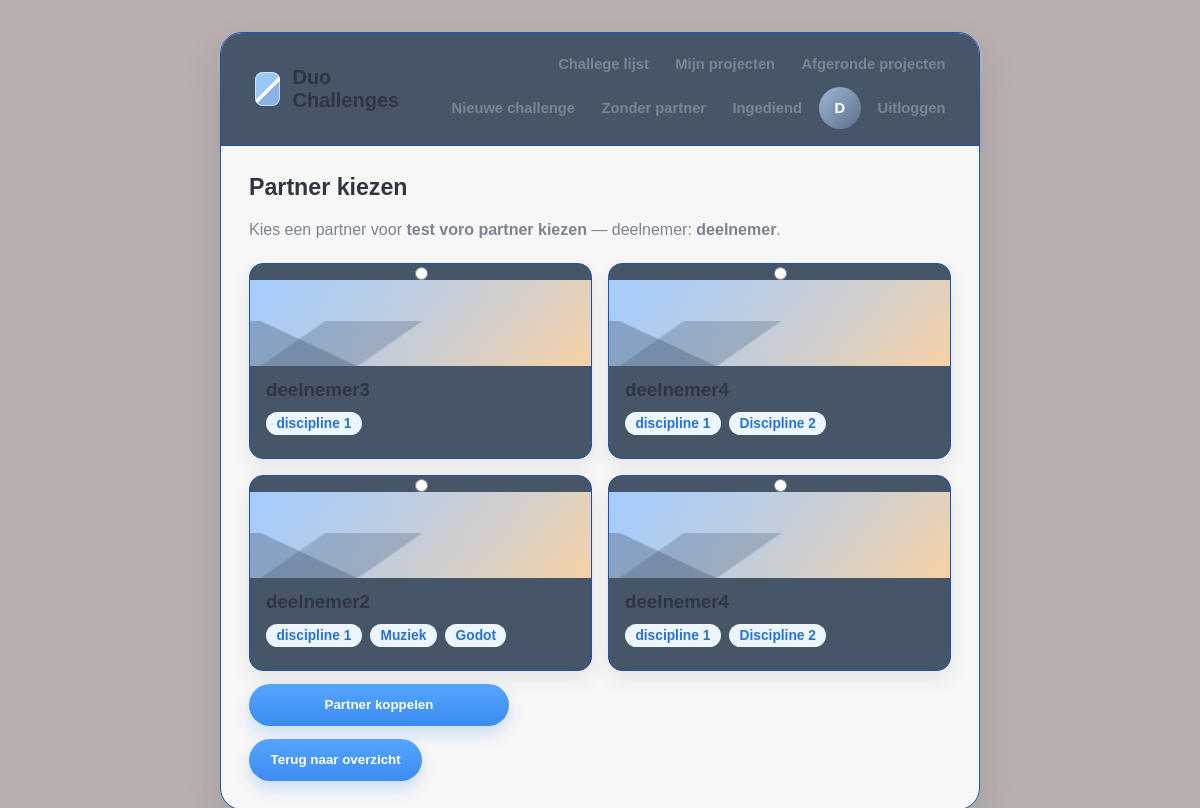
The app's page /project/16/partner-kiezen/ (signed in) with its own data.
### challenges/models.py (models this page shows, shortened)
class Project(models.Model):
    challenge = models.ForeignKey(Challenge, on_delete=models.CASCADE)
    deelnemer = models.ForeignKey(
        User,
        on_delete=models.CASCADE,
        related_name='projecten'
    )
    partner = models.ForeignKey(
        User,
        on_delete=models.SET_NULL,
        null=True,
        blank=True,
        related_name='partner_projecten'
    )
    uitgenodigde_partner = models.ForeignKey(
        User,
        on_delete=models.SET_NULL,
        null=True,
        blank=True,
        related_name='uitnodigingen'
    )
    geblokkeerd = models.BooleanField(default=False)
    github_link = models.URLField()
    beschrijving = models.TextField(blank=True)
    aangemaakt_op = models.DateTimeField(auto_now_add=True)
    afbeelding = models.FileField(upload_to='project_afbeeldingen/', blank=True, null=True)
    likes = models.PositiveIntegerField(default=0)
    status = models.CharField(
        max_length=20,
        choices=[
            ('bezig', 'Bezig'),
            ('ingediend', 'Ingediend'),
            ('goedgekeurd', 'Goedgekeurd'),
            ('afgekeurd', 'Afgekeurd'),
        ],
        default='bezig'
    )
    feedback = models.TextField(blank=True, null=True)
    ingediend_op = models.DateTimeField(null=True, blank=True)
    goedgekeurd_op = models.DateTimeField(null=True, blank=True)

class Challenge(models.Model):
    titel = models.CharField(max_length=200)
    omschrijving = models.TextField()
    discipline_een = models.ForeignKey(
        Discipline,
        on_delete=models.CASCADE,
        related_name='challenges_een'
    )
    discipline_twee = models.ForeignKey(
        Discipline,
        on_delete=models.CASCADE,
        related_name='challenges_twee'
    )
    aangemaakt_door = models.ForeignKey(
        User,
        on_delete=models.SET_NULL,
        null=True
    )
    aangemaakt_op = models.DateTimeField(auto_now_add=True)

class Profiel(models.Model):
    ROL_KEUZES = [
        ('deelnemer', 'Deelnemer'),
        ('begeleider', 'Begeleider'),
    ]
    user = models.OneToOneField(User, on_delete=models.CASCADE)
    rol = models.CharField(max_length=20, choices=ROL_KEUZES, default='deelnemer')
    disciplines = models.ManyToManyField(
        Discipline,
        blank=True
    )
    quote = models.CharField(
        max_length=150,
        blank=True,
        default="Fast workflow, short projects"
    )

class Discipline(models.Model):
    naam = models.CharField(max_length=100)
    def __str__(self):
        return self.naam

### challenges/views.py (the view, shortened to what this page needs)
# urls.py: path('project/<int:project_id>/partner-kiezen/', views.partner_kiezen, name='partner_kiezen'),
@login_required(login_url='login')
def partner_kiezen(request, project_id):
    project = get_object_or_404(Project, id=project_id)
    try:
        profiel = Profiel.objects.get(user=request.user)
    except Profiel.DoesNotExist:
        return redirect('challenges_lijst')
    if profiel.rol != 'begeleider':
        return redirect('challenges_lijst')
    vereiste_disciplines = [project.challenge.discipline_een, project.challenge.discipline_twee]
    deelnemer_disciplines = Profiel.objects.get(user=project.deelnemer).disciplines.all()
    andere_discipline_ids = [
        d.id for d in vereiste_disciplines
        if d not in deelnemer_disciplines
    ]
    mogelijke_partners = Profiel.objects.filter(
        disciplines__id__in=andere_discipline_ids
    ).exclude(user=project.deelnemer)
    return render(request, 'partner_kiezen.html', {
        'project': project,
        'mogelijke_partners': mogelijke_partners,
    })

### challenges/templates/partner_kiezen.html (shortened to what this page needs)
{% extends 'base.html' %}
{% block content %}
<h2>Partner kiezen</h2>
<p class="intro">
    Kies een partner voor <strong>{{ project.challenge.titel }}</strong> —
    deelnemer: <strong>{{ project.deelnemer.username }}</strong>.
</p>
<form method="post">
    {% if mogelijke_partners %}
        <div class="challenge-grid">
            {% for profiel in mogelijke_partners %}
                <label class="challenge-card partner-card">
                    <input type="radio" name="partner" value="{{ profiel.user.id }}" class="partner-radio">
                    <div class="thumb" aria-hidden="true"></div>
                    <div class="challenge-card-body">
                        <h3 class="section-title">{{ profiel.user.username }}</h3>
                        <p class="line text-muted">
                            {% for discipline in profiel.disciplines.all %}
                                <span class="badge">{{ discipline }}</span>
                            {% endfor %}
                        </p>
                    </div>
                </label>
            {% endfor %}
        </div>
        <button type="submit" class="button button-wide button-spaced">
            Partner koppelen
        </button>
    {% else %}
        <div class="card">
            <p class="text-muted">Er zijn op dit moment geen geschikte partners beschikbaar.</p>
        </div>
    {% endif %}
</form>
<a href="{% url 'projecten_zonder_partner' %}">
    <button class="button button-spaced">Terug naar overzicht</button>
</a>
{% endblock %}

### challenges/templates/base.html (shortened to what this page needs)
<!DOCTYPE html>
<html lang="nl">
<head>
    {% load static %}
    <link rel="stylesheet" href="{% static 'challenges/css/style.css' %}">
</head>
<body>
    <div class="app-shell">
        <nav>
            <a class="brand" href="{% url 'afgeronde_projecten' %}">
                <span class="logo-mark"></span>
                <span>Duo Challenges</span>
            </a>
            {% if user.is_authenticated %}
                <div class="nav-links">
                    <a href="{% url 'challenges_lijst' %}">Challege lijst</a>
                    <a href="{% url 'mijn_projecten' %}">Mijn projecten</a>
                    <a href="{% url 'afgeronde_projecten' %}">Afgeronde projecten</a>
                    {% if request.user.profiel.rol == 'begeleider' %}
                        <a href="{% url 'challenge_aanmaken' %}">Nieuwe challenge</a>
                        <a href="{% url 'projecten_zonder_partner' %}">Zonder partner</a>
                        <a href="{% url 'overzicht_ingediend' %}">Ingediend</a>
                    {% endif %}
                    <a class="user-avatar" href="{% url 'profiel' %}">{{ user.username|first|upper }}</a>
                    <a href="{% url 'logout' %}">Uitloggen</a>
                </div>
            {% endif %}
        </nav>
        <div class="container">
            {% block content %}{% endblock %}
        </div>
    </div>
</body>
</html>

### challenges/static/challenges/css/style.css (style rules this page uses)
:root { --bg: #f4f6fb; --panel: #475569; --text: #2f3542; --muted: #7c8491; --line: #1b53b4; --blue: #3b8df2; --blue-dark: #2872d5; --aqua: #62cbd6; --green: #5a9e5a; --red: #d9534f; --orange: #f1a33c; --soft-blue: #edf6ff; --soft-yellow: #fff7dc; --shadow: 0 18px 40px rgba(31, 45, 61, 0.12); --small-shadow: 0 8px 20px rgba(31, 45, 61, 0.09); }
* { box-sizing: border-box; }
body { font-family: Arial, sans-serif; margin: 0; color: var(--text); background: rgb(184, 175, 175); }
a { color: var(--blue-dark); text-decoration: none; }
.app-shell { width: min(760px, calc(100% - 2rem)); margin: 2rem auto; background: rgba(255, 255, 255, 0.9); border: 1px solid var(--line); border-radius: 22px; box-shadow: var(--shadow); overflow: hidden; }
nav { min-height: 76px; padding: 1rem 1.5rem; background: var(--panel); border-bottom: 1px solid var(--line); display: flex; align-items: center; justify-content: space-between; gap: 1rem; }
.brand { display: flex; align-items: center; gap: 0.75rem; color: var(--text); font-size: 1.25rem; font-weight: 700; }
.logo-mark { width: 34px; height: 34px; border-radius: 8px; background: linear-gradient(135deg, #98c8f4 0 48%, #ffffff 49% 56%, #8ab2e8 57%); box-shadow: inset 0 0 0 1px rgba(255, 255, 255, 0.5); }
.nav-links { display: flex; align-items: center; justify-content: flex-end; gap: 0.45rem; flex-wrap: wrap; }
nav a { color: var(--muted); padding: 0.45rem 0.6rem; border-radius: 999px; font-size: 0.92rem; font-weight: 600; }
.user-avatar { width: 42px; height: 42px; display: inline-flex; align-items: center; justify-content: center; padding: 0; color: white; background: linear-gradient(135deg, #9db8d8, #5c6f85); border-radius: 50%; font-weight: 700; }
.container { padding: 1.75rem; }
h2 { margin: 0 0 1.25rem 0; font-size: 1.45rem; }
h3 { margin-top: 0; }
.intro, .intro-large { color: var(--muted); margin: 0 0 1.5rem 0; }
.challenge-grid, .portfolio-grid { display: grid; grid-template-columns: repeat(2, minmax(0, 1fr)); gap: 1rem; }
.challenge-card { display: flex; flex-direction: column; background: var(--panel); border: 1px solid var(--line); border-radius: 14px; overflow: hidden; box-shadow: var(--small-shadow); }
.challenge-card-body { padding: 0.85rem 1rem 1rem; }
.thumb, .portfolio-thumb { min-height: 86px; background: linear-gradient(145deg, rgba(255, 255, 255, 0.3), rgba(255, 255, 255, 0)), linear-gradient(135deg, #7db8ff, #f9d2a4); position: relative; overflow: hidden; }
.thumb::before, .portfolio-thumb::before { content: ""; position: absolute; inset: auto 0 0 0; height: 52%; background: linear-gradient(145deg, transparent 0 18%, rgba(62, 85, 115, 0.28) 19% 42%, transparent 43%), linear-gradient(25deg, rgba(55, 73, 98, 0.32) 0 24%, transparent 25%); }
.button { display: inline-flex; align-items: center; justify-content: center; min-height: 42px; background: linear-gradient(180deg, #55a4ff, var(--blue)); color: white; border: none; padding: 0.55rem 1.35rem; border-radius: 999px; cursor: pointer; font-weight: 700; box-shadow: 0 8px 16px rgba(59, 141, 242, 0.24); }
.button-spaced { margin-top: 0.8rem; }
.button-wide { min-width: 260px; }
.section-title { margin: 0 0 0.5rem 0; }
.text-muted, .muted { color: var(--muted); }
.line { margin: 0.3rem 0; }
.discipline-badge, .badge { background: var(--soft-blue); color: var(--blue-dark); padding: 0.25rem 0.65rem; border-radius: 999px; display: inline-block; margin: 0.15rem 0.25rem 0.15rem 0; font-size: 0.86rem; font-weight: 700; }

### records on screen
Project: challenge.titel "test voro partner kiezen", deelnemer.username "deelnemer"
Profiel: user.username "deelnemer3"
Discipline: naam "discipline 1"
Profiel: user.username "deelnemer4"
Discipline: naam "Discipline 2"
Profiel: user.username "deelnemer2"
Discipline: naam "Muziek"
Discipline: naam "Godot"

### other values on screen
{{ user.username|first|upper }} "D"
